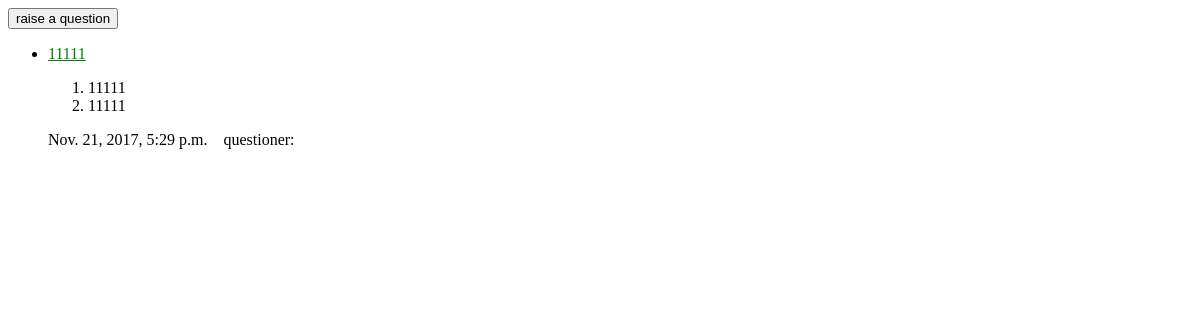
/polls/, run on an earlier commit of the app's database.
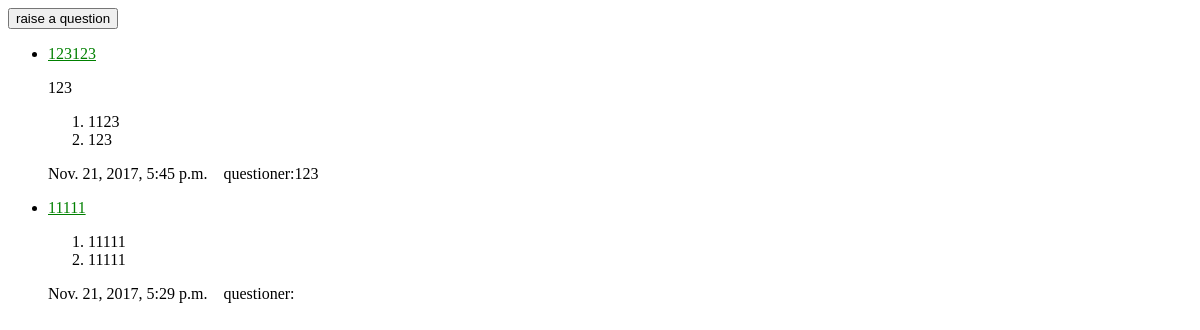
And on a later commit of the database.
### polls/models.py (models this page shows, shortened)
@python_2_unicode_compatible  # only if you need to support Python 2
class Question(models.Model):
    question_text = models.CharField(max_length=50)
    question_detail=models.CharField(max_length=500)
    pub_date = models.DateTimeField(default = timezone.now)
    questioner_name = models.CharField(max_length=50)
    def was_published_recently(self):
        now = timezone.now()
        return now - datetime.timedelta(days=1) <= self.pub_date <= now
    was_published_recently.admin_order_field = 'pub_date'
    was_published_recently.boolean = True
    was_published_recently.short_description = 'Published recently?'

@python_2_unicode_compatible  # only if you need to support Python 2
class Choice(models.Model):
    question = models.ForeignKey(Question, on_delete=models.CASCADE)
    choice_text = models.CharField(max_length=200)
    votes = models.IntegerField(default=0)
    def __str__(self):
        return self.choice_text

### polls/views.py (the view)
def index(request):
    latest_question_list = Question.objects.order_by('-pub_date')[:5]
    context = {'latest_question_list': latest_question_list}
    return render(request, 'polls/index.html', context)

### templates/polls/index.html (shortened to what this page needs)
{% load static %}
<link rel="stylesheet" type="text/css" href="{% static 'polls/style.css' %}" />
{% if latest_question_list %}
	<a href={% url 'polls:raiseQuestion' %}>
	<button> raise a question</button>
    <ul>
    {% for question in latest_question_list %}
        <li><a href="{% url 'polls:detail' question.id %}">
        	{{ question.question_text}}</a></li>
        	<p>{{question.question_detail}}</p>
        	<ol>
        	{% for choice in question.choice_set.all %}
				<li>{{choice}}</li>
        	{% endfor %}
            </ol>
            <p>{{question.pub_date}} &nbsp;&nbsp;&nbsp;questioner:{{question.questioner_name}}</p>
    {% endfor %}
    </ul>
{% else %}
    <p>No polls are available.</p>
{% endif %}

### static/polls/style.css (style rules this page uses)
li a { color: green; }

What changed in the data, as far as the page shows it:
added Question: question_text "123123", question_detail "123", pub_date "Nov. 21, 2017, 5:45 p.m.", questioner_name "123"
added Choice: choice_text "1123", shown under "123123"
added Choice: choice_text "123", shown under "123123"
